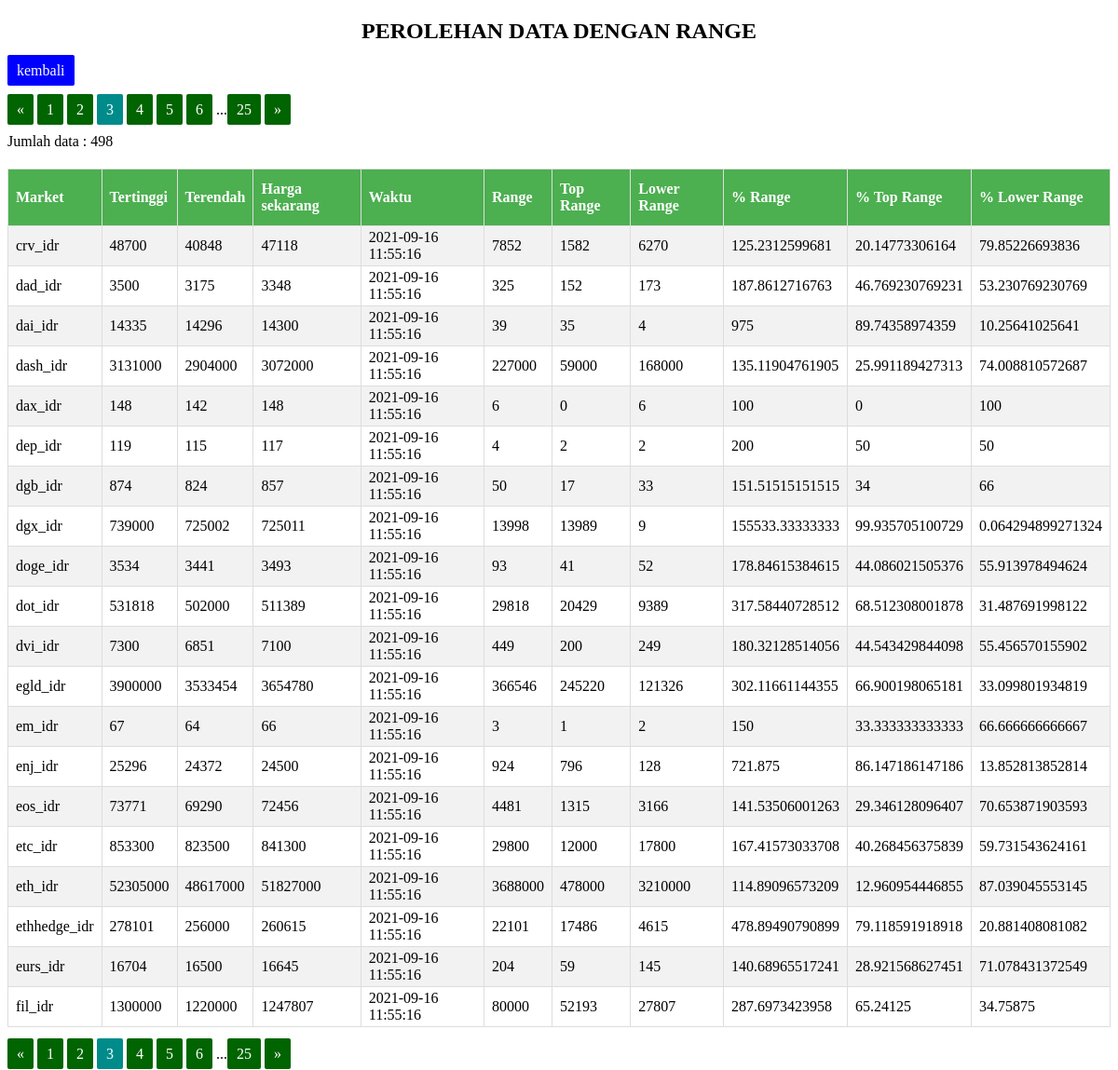
Page /perolehanData2.php?hal=3 on the committed database.
### tables this page shows
CREATE TABLE `tbl_data` (
  `id` int(11) NOT NULL,
  `id_coin` int(11) NOT NULL,
  `high` double NOT NULL,
  `low` double NOT NULL,
  `vol_coin` double NOT NULL,
  `vol_pair` double NOT NULL,
  `last` double NOT NULL,
  `buy` double NOT NULL,
  `sell` double NOT NULL,
  `server_time` timestamp NOT NULL DEFAULT current_timestamp(),
  `nilai_range` double DEFAULT NULL,
  `top_range` double DEFAULT NULL,
  `lower_range` double DEFAULT NULL,
  `percent_range` double DEFAULT NULL,
  `percent_top_range` double DEFAULT NULL,
  `percent_lower_range` double DEFAULT NULL
);

### konek.php (called while the page is built, shortened)
<?php
$hostname = 'localhost';
$username = 'root';
$password = '';
$db       = 'koin';
$conn = mysqli_connect($hostname, $username, $password, $db);
function getAllData($tabel, $limit = false, $clean = false)
{
    global $conn;
    $query1 = "SELECT * FROM $tabel";
    $query2 = "";
    $query3 = "";
    if ($clean != false) {
        $query2 = " WHERE $clean IS NOT NULL";
    }
    if ($limit != false) {
        $query3 = " LIMIT $limit";
    }
    $query = $query1 . $query2 . $query3;
    $hasil = mysqli_query($conn, $query);
    $rows = [];
    while ($row = mysqli_fetch_assoc($hasil)) {
        $rows[] = $row;
    }
    return $rows;
}
function getNamaMarket($id_coin)
{
    global $conn;
    $query = "SELECT nama_market FROM tbl_market WHERE id = '$id_coin'";
    $hasil = mysqli_query($conn, $query);
    $row = mysqli_fetch_assoc($hasil);
    return $row;
}

### perolehanData2.php (the view, shortened to what this page needs)
<?php
require 'konek.php';
$jumlahDataHalaman  = 20;
$jumlahData         = count(getAllData('tbl_data', false, 'nilai_range'));
$jumlahHalaman      = ceil($jumlahData / $jumlahDataHalaman);
$halamanAktif       = (isset($_GET["hal"])) ? $_GET["hal"] : 1;
$dataAwal           = ($jumlahDataHalaman * $halamanAktif) - $jumlahDataHalaman;
$limit              = $dataAwal . ", " . $jumlahDataHalaman;
$coins = getAllData('tbl_data', $limit, 'nilai_range');
?>
<!DOCTYPE html>
<html>
<head>
    <link rel="stylesheet" href="styles.css">
</head>
<body>
    <h2 style="text-align: center;">PEROLEHAN DATA DENGAN RANGE</h2>
    <div style="margin-bottom: 1.5rem;">
        <a href="index.php" style="background: blue;">kembali</a><br>
    </div>
    <?php if ($halamanAktif > 1) : ?>
        <a href="?hal=<?= $halamanAktif - 1; ?>">&laquo;</a>
    <?php endif; ?>
    <?php for ($i = 1; $i <= $jumlahHalaman; $i++) : ?>
        <?php if ($i == $halamanAktif) : ?>
            <a href="?hal=<?= $i; ?>" style="background: darkcyan;"><?= $i; ?></a>
        <?php else : ?>
            <?php if (abs($i - $halamanAktif) <= 3) : ?>
                <a href="?hal=<?= $i; ?>"><?= $i; ?></a>
            <?php endif; ?>
        <?php endif; ?>
    <?php endfor; ?>
    <?php if ($halamanAktif < $jumlahHalaman) : ?>
        <?= ($halamanAktif < ($jumlahHalaman - 3)) ? '...<a href="?hal=' . $jumlahHalaman . '">' . $jumlahHalaman . '</a>' : ''; ?>
        <a href="?hal=<?= $halamanAktif + 1; ?>">&raquo;</a>
    <?php endif; ?>
    <p>Jumlah data : <?= $jumlahData; ?></p>
    <table class="coins">
        <tr>
            <th>Market</th>
            <th>Tertinggi</th>
            <th>Terendah</th>
            <th>Harga sekarang</th>
            <th>Waktu</th>
            <th>Range</th>
            <th>Top Range</th>
            <th>Lower Range</th>
            <th>% Range</th>
            <th>% Top Range</th>
            <th>% Lower Range</th>
        </tr>
        <?php foreach ($coins as $coin => $value) : ?>
            <tr>
                <td><?= implode("", getNamaMarket($value['id_coin'])); ?></td>
                <td><?= $value['high']; ?></td>
                <td><?= $value['low']; ?></td>
                <td><?= $value['last']; ?></td>
                <td><?= $value['server_time']; ?></td>
                <td><?= $value['nilai_range']; ?></td>
                <td><?= $value['top_range']; ?></td>
                <td><?= $value['lower_range']; ?></td>
                <td><?= $value['percent_range']; ?></td>
                <td><?= $value['percent_top_range']; ?></td>
                <td><?= $value['percent_lower_range']; ?></td>
            </tr>
        <?php endforeach; ?>
    </table>
    <?php if ($halamanAktif > 1) : ?>
        <a href="?hal=<?= $halamanAktif - 1; ?>">&laquo;</a>
    <?php endif; ?>
    <?php for ($i = 1; $i <= $jumlahHalaman; $i++) : ?>
        <?php if ($i == $halamanAktif) : ?>
            <a href="?hal=<?= $i; ?>" style="background: darkcyan;"><?= $i; ?></a>
        <?php else : ?>
            <?php if (abs($i - $halamanAktif) <= 3) : ?>
                <a href="?hal=<?= $i; ?>"><?= $i; ?></a>
            <?php endif; ?>
        <?php endif; ?>
    <?php endfor; ?>
    <?php if ($halamanAktif < $jumlahHalaman) : ?>
        <?= ($halamanAktif < ($jumlahHalaman - 3)) ? '...<a href="?hal=' . $jumlahHalaman . '">' . $jumlahHalaman . '</a>' : ''; ?>
        <a href="?hal=<?= $halamanAktif + 1; ?>">&raquo;</a>
    <?php endif; ?>
</body>
</html>

### styles.css (style rules this page uses)
table { margin: 20px auto; border-collapse: collapse; width: 100%; }
table td, table th { border: 1px solid #ddd; padding: 3px 8px; }
table tr:nth-child(even) { background-color: #f2f2f2; }
table th { padding-top: 12px; padding-bottom: 12px; text-align: left; background-color: #4CAF50; color: white; }
a { background: darkgreen; color: #fff; padding: 8px 10px; text-decoration: none; border-radius: 2px; }

### rows in the picture
tbl_data: id_coin "crv_idr", high "48700", low "40848", last "47118", server_time "2021-09-16 11:55:16", nilai_range "7852", top_range "1582", lower_range "6270", percent_range "125.2312599681", percent_top_range "20.14773306164", percent_lower_range "79.85226693836"
tbl_data: id_coin "dad_idr", high "3500", low "3175", last "3348", server_time "2021-09-16 11:55:16", nilai_range "325", top_range "152", lower_range "173", percent_range "187.8612716763", percent_top_range "46.769230769231", percent_lower_range "53.230769230769"
tbl_data: id_coin "dai_idr", high "14335", low "14296", last "14300", server_time "2021-09-16 11:55:16", nilai_range "39", top_range "35", lower_range "4", percent_range "975", percent_top_range "89.74358974359", percent_lower_range "10.25641025641"
tbl_data: id_coin "dash_idr", high "3131000", low "2904000", last "3072000", server_time "2021-09-16 11:55:16", nilai_range "227000", top_range "59000", lower_range "168000", percent_range "135.11904761905", percent_top_range "25.991189427313", percent_lower_range "74.008810572687"
tbl_data: id_coin "dax_idr", high "148", low "142", last "148", server_time "2021-09-16 11:55:16", nilai_range "6", top_range "0", lower_range "6", percent_range "100", percent_top_range "0", percent_lower_range "100"
tbl_data: id_coin "dep_idr", high "119", low "115", last "117", server_time "2021-09-16 11:55:16", nilai_range "4", top_range "2", lower_range "2", percent_range "200", percent_top_range "50", percent_lower_range "50"
tbl_data: id_coin "dgb_idr", high "874", low "824", last "857", server_time "2021-09-16 11:55:16", nilai_range "50", top_range "17", lower_range "33", percent_range "151.51515151515", percent_top_range "34", percent_lower_range "66"
tbl_data: id_coin "dgx_idr", high "739000", low "725002", last "725011", server_time "2021-09-16 11:55:16", nilai_range "13998", top_range "13989", lower_range "9", percent_range "155533.33333333", percent_top_range "99.935705100729", percent_lower_range "0.064294899271324"
tbl_data: id_coin "doge_idr", high "3534", low "3441", last "3493", server_time "2021-09-16 11:55:16", nilai_range "93", top_range "41", lower_range "52", percent_range "178.84615384615", percent_top_range "44.086021505376", percent_lower_range "55.913978494624"
tbl_data: id_coin "dot_idr", high "531818", low "502000", last "511389", server_time "2021-09-16 11:55:16", nilai_range "29818", top_range "20429", lower_range "9389", percent_range "317.58440728512", percent_top_range "68.512308001878", percent_lower_range "31.487691998122"
tbl_data: id_coin "dvi_idr", high "7300", low "6851", last "7100", server_time "2021-09-16 11:55:16", nilai_range "449", top_range "200", lower_range "249", percent_range "180.32128514056", percent_top_range "44.543429844098", percent_lower_range "55.456570155902"
tbl_data: id_coin "egld_idr", high "3900000", low "3533454", last "3654780", server_time "2021-09-16 11:55:16", nilai_range "366546", top_range "245220", lower_range "121326", percent_range "302.11661144355", percent_top_range "66.900198065181", percent_lower_range "33.099801934819"
tbl_data: id_coin "em_idr", high "67", low "64", last "66", server_time "2021-09-16 11:55:16", nilai_range "3", top_range "1", lower_range "2", percent_range "150", percent_top_range "33.333333333333", percent_lower_range "66.666666666667"
tbl_data: id_coin "enj_idr", high "25296", low "24372", last "24500", server_time "2021-09-16 11:55:16", nilai_range "924", top_range "796", lower_range "128", percent_range "721.875", percent_top_range "86.147186147186", percent_lower_range "13.852813852814"
tbl_data: id_coin "eos_idr", high "73771", low "69290", last "72456", server_time "2021-09-16 11:55:16", nilai_range "4481", top_range "1315", lower_range "3166", percent_range "141.53506001263", percent_top_range "29.346128096407", percent_lower_range "70.653871903593"
tbl_data: id_coin "etc_idr", high "853300", low "823500", last "841300", server_time "2021-09-16 11:55:16", nilai_range "29800", top_range "12000", lower_range "17800", percent_range "167.41573033708", percent_top_range "40.268456375839", percent_lower_range "59.731543624161"
tbl_data: id_coin "eth_idr", high "52305000", low "48617000", last "51827000", server_time "2021-09-16 11:55:16", nilai_range "3688000", top_range "478000", lower_range "3210000", percent_range "114.89096573209", percent_top_range "12.960954446855", percent_lower_range "87.039045553145"
tbl_data: id_coin "ethhedge_idr", high "278101", low "256000", last "260615", server_time "2021-09-16 11:55:16", nilai_range "22101", top_range "17486", lower_range "4615", percent_range "478.89490790899", percent_top_range "79.118591918918", percent_lower_range "20.881408081082"
tbl_data: id_coin "eurs_idr", high "16704", low "16500", last "16645", server_time "2021-09-16 11:55:16", nilai_range "204", top_range "59", lower_range "145", percent_range "140.68965517241", percent_top_range "28.921568627451", percent_lower_range "71.078431372549"
tbl_data: id_coin "fil_idr", high "1300000", low "1220000", last "1247807", server_time "2021-09-16 11:55:16", nilai_range "80000", top_range "52193", lower_range "27807", percent_range "287.6973423958", percent_top_range "65.24125", percent_lower_range "34.75875"

### other values in the picture
$jumlahHalaman "25"
$jumlahData "498"
